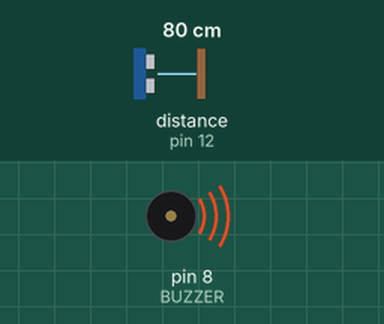
Simulated run of this sketch. Board: Arduino Uno, built with avr-gcc and run on an emulated ATmega328P. On the bench: buzzer (waves = sounding). Inputs (shaded band) come from the test bench; at power-on: distance to the obstacle (sensor on pin 12) 80 cm. The echo pulse lasts 58.3 µs per cm; what the sketch prints to the serial monitor is not drawn.

Above: at 0.1 s.
Timing chart, 0 to 1.6 s (numbered marks = the images above):
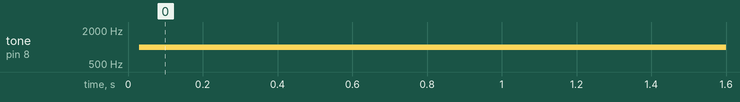

The sketch:

Day_2_Code_Optional_Theramin.ino
```cpp
#include <SR04.h>       // Ultrasonic sensor libraru

#define TRIG_PIN 12     // Using pins 11+12
#define ECHO_PIN 11
#define BUZZER   8      // Pin 8 for buzzer

SR04 sr04 = SR04(ECHO_PIN,TRIG_PIN);        // initialize our ultrasonic sensor
long dist;                                  //our distance variable

void setup() {
  Serial.begin(9600);               //debugging purposes
  pinMode(BUZZER, OUTPUT);
}

void loop() {
   dist = sr04.Distance();          //get distance
   Serial.println(dist);            //print to serial for debugging
   //delay(100); you'll need this if you use the serial monitor so you don't get overwhelmed
   if (not (dist > 1000)) {         // so we don't get annoying high-pitch squeacks if we get a bad reading
    tone(BUZZER, dist*10 + 200, 1000);      // add 200 so it's not so low
   }
}
```

Measured:
- by itself, tone on pin 8 (BUZZER): silent → 1000 Hz at 0.03 s
